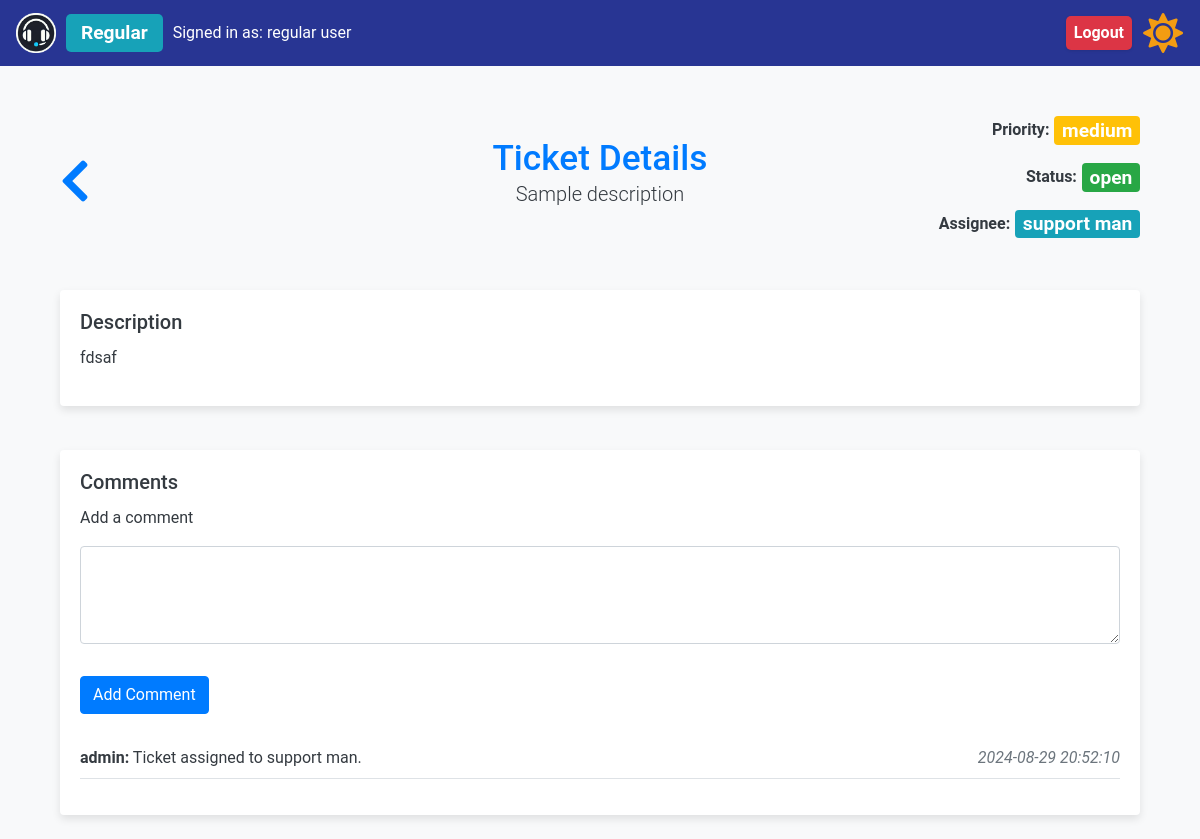
/ticket/5 (signed in), run on an earlier commit of the app's database.
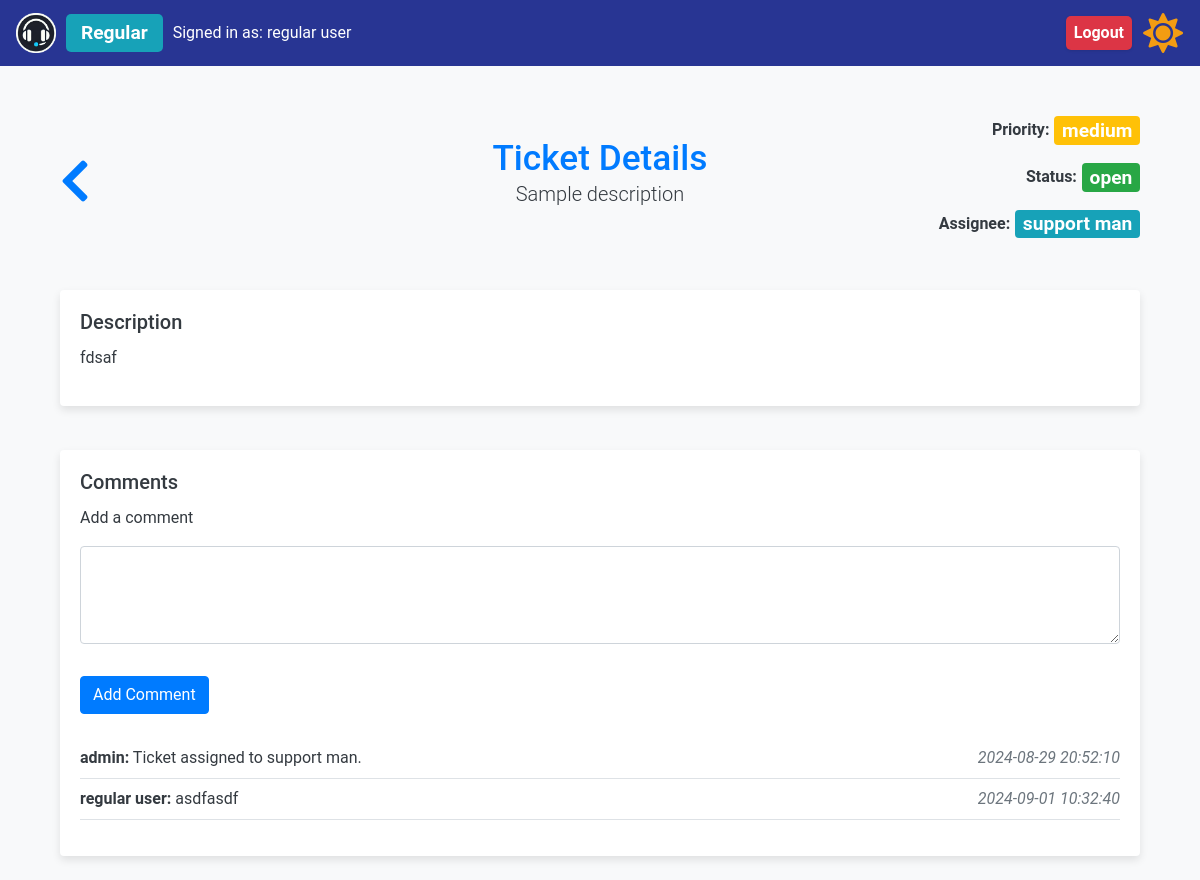
And on a later commit of the database.
### app/models.py (models this page shows)
class User(UserMixin, db.Model):
    id = db.Column(db.Integer, primary_key=True)
    name = db.Column(db.String(150), nullable=False)
    email = db.Column(db.String(150), unique=True, nullable=False)
    password = db.Column(db.String(150), nullable=False)
    role = db.Column(db.String(50), nullable=False)
    created_tickets = db.relationship(
        "Ticket",
        foreign_keys="Ticket.user_id",
        back_populates="creator",
        overlaps="assigned_tickets,comments"
    )
    assigned_tickets = db.relationship(
        "Ticket",
        foreign_keys="Ticket.assigned_to",
        back_populates="assignee",
        overlaps="created_tickets,comments"
    )
    user_comments = db.relationship(
        "Comment", back_populates="commenter", overlaps="commenter,comments"
    )

class Ticket(db.Model):
    id = db.Column(db.Integer, primary_key=True)
    title = db.Column(db.String(150), nullable=False)
    description = db.Column(db.Text, nullable=False)
    status = db.Column(db.String(50), nullable=False)
    priority = db.Column(db.String(50), nullable=False)
    created_at = db.Column(db.DateTime, default=datetime.utcnow)
    updated_at = db.Column(
        db.DateTime, default=datetime.utcnow, onupdate=datetime.utcnow
    )
    assigned_to = db.Column(db.Integer, db.ForeignKey("user.id"))
    user_id = db.Column(db.Integer, db.ForeignKey("user.id"))
    creator = db.relationship("User", foreign_keys=[user_id], back_populates="created_tickets", overlaps="assigned_tickets,comments")
    assignee = db.relationship("User", foreign_keys=[assigned_to], back_populates="assigned_tickets", overlaps="created_tickets,comments")
    ticket_comments = db.relationship("Comment", back_populates="ticket")

class Comment(db.Model):
    id = db.Column(db.Integer, primary_key=True)
    ticket_id = db.Column(db.Integer, db.ForeignKey("ticket.id"))
    user_id = db.Column(db.Integer, db.ForeignKey("user.id"))
    comment_text = db.Column(db.Text, nullable=False)
    created_at = db.Column(db.DateTime, default=datetime.utcnow)
    ticket = db.relationship("Ticket", back_populates="ticket_comments")
    commenter = db.relationship("User", back_populates="user_comments", overlaps="comments")

### app/routes.py (the view, shortened to what this page needs)
@bp.route("/ticket/<int:ticket_id>", methods=["GET", "POST"])
@login_required
def ticket_details(ticket_id):
    print(f"Loading ticket details for ticket ID: {ticket_id}")
    ticket = Ticket.query.get_or_404(ticket_id)
    comments = Comment.query.filter_by(ticket_id=ticket.id).all()
    users = User.query.all()  # Fetch all users for the assignee dropdown
    return render_template("ticket_details.html", ticket=ticket, comments=comments, users=users)

### app/__init__.py (called while the page is built)
def create_app(config=None):
    app = Flask(__name__, instance_relative_config=True)
    if config:
        app.config.from_object(config)
    else:
        app.config.from_pyfile("config.py")  # Default to development config
    db.init_app(app)
    login_manager.init_app(app)
    migrate.init_app(app, db)
    csrf.init_app(app)  # Initialize CSRF protection with the app
    from .models import User  # Ensure User model is correctly defined
    @login_manager.user_loader
    def load_user(user_id):
        return User.query.get(int(user_id))
    from .routes import bp  # Ensure bp is defined as a Blueprint in routes.py
    app.register_blueprint(bp)
    return app

### app/routes.py (called while the page is built)
@bp.context_processor
def inject_open_tickets_count():
    open_tickets_count = Ticket.query.filter(Ticket.status.in_(['open', 'in progress'])).count()
    if open_tickets_count > 10:
        badge_class = "badge-active-tickets-high"  # Red
    elif open_tickets_count > 5:
        badge_class = "badge-active-tickets-medium"  # Yellow
    elif open_tickets_count > 0:
        badge_class = "badge-active-tickets-low"  # Green
    else:
        badge_class = "badge-active-tickets-info"  # Blue or default color
    return {
        'open_tickets_count': open_tickets_count,
        'badge_class': badge_class
    }

### app/templates/ticket_details.html (shortened to what this page needs)
{% extends "base.html" %}
{% block content %}
<div class="container mt-5">
    <div class="row mb-4 align-items-center">
        <div class="col-md-2 text-start d-flex align-items-center">
            <a href="javascript:void(0)" onclick="goBack();">
                <i class="fas fa-chevron-left back-button-icon"></i>
            </a>
        </div>
        <div class="col-md-8 text-center d-flex flex-column align-items-center">
            <h2 class="text-primary mb-0">Ticket Details</h2>
            <p class="lead">Sample description</p>
        </div>
        <div class="col-md-2 text-end">
            <div class="status-priority-container">
                <div class="mb-2">
                    <p class="mb-0">
                        <span class="title-spacing"><strong>Priority:</strong></span>
                        <span class="badge text-white  {% if ticket.priority == 'high' %}bg-danger{% elif ticket.priority == 'medium' %}bg-warning{% else %}bg-info{% endif %}" id="priority-badge" >
                            {{ ticket.priority }} {% if current_user.role == 'admin' or current_user.role == 'manager' %}<i class="fas fa-edit ms-2"></i>{% endif %}
                        </span>
                                            </p>
                </div>
                <div class="mb-2">
                    <p class="mb-0">
                        <span class="title-spacing"><strong>Status: </strong></span>
                        <span class="badge text-white  {% if ticket.status == 'open' %}bg-success{% elif ticket.status == 'in-progress' %}bg-warning{% else %}bg-secondary{% endif %}" id="status-badge" >
                            {{ ticket.status }} {% if current_user.role == 'admin' or current_user.role == 'manager' %}<i class="fas fa-edit ms-2"></i>{% endif %}
                        </span>
                    </p>
                </div>
                <div class="mb-2">
                    <p class="mb-0">
                        <span class="title-spacing"><strong>Assignee: </strong></span>
                        <span class="badge text-white  bg-info" id="assignee-badge" >
                            {{ ticket.assignee.name }}
                        </span>
                    </p>
                </div>
                                            </div>
        </div>
    </div>
    <div class="row mb-4">
        <div class="col-md-12">
            <div class="card">
                <div class="card-body">
                    <h5 class="card-title">Description</h5>
                    <p>{{ ticket.description }}</p>
                </div>
            </div>
        </div>
    </div>
    <div class="row mb-4">
        <div class="col-md-12">
            <div class="card">
                <div class="card-body">
                    <h5 class="card-title">Comments</h5>
                    <form method="POST" class="mb-3">
                        <div class="form-group">
                            <label for="comment_text">Add a comment</label>
                            <textarea class="form-control" id="comment_text" name="comment_text" rows="3" required></textarea>
                        </div>
                        <button type="submit" class="btn btn-primary mt-2">Add Comment</button>
                    </form>
                    <ul class="list-unstyled mt-4">
                        {% for comment in comments %}
                        <li class="d-flex justify-content-between border-bottom py-2">
                            <div>
                                <strong>{{ comment.commenter.name }}:</strong> {{ comment.comment_text }}
                            </div>
                            <div class="text-muted">
                                <em>{{ comment.created_at.strftime('%Y-%m-%d %H:%M:%S') }}</em>
                            </div>
                        </li>
                        {% endfor %}
                    </ul>
                </div>
            </div>
        </div>
    </div>
</div>
{% endblock %}

### app/templates/base.html (shortened to what this page needs)
<!DOCTYPE html>
<html lang="en">
  <head>
    <link
      href="https://stackpath.bootstrapcdn.com/bootstrap/4.5.2/css/bootstrap.min.css"
      rel="stylesheet"
    />
    <link
      href="{{ url_for('static', filename='styles.css') }}"
      rel="stylesheet"
    />
    <link
      rel="stylesheet"
      href="https://cdnjs.cloudflare.com/ajax/libs/font-awesome/5.15.4/css/all.min.css"
    />
  </head>
  <body class="light-mode">
    <nav class="navbar navbar-expand-lg">
      <a class="navbar-brand" href="#">
        <img
          src="{{ url_for('static', filename='logo.png') }}"
          alt="Help Desk Logo"
          style="height: 40px"
        />
        {% if current_user.is_authenticated %}
        <div class="role-container">
          <span class="badge badge-role-{{ current_user.role}}"
            >{{ current_user.role.capitalize() }}</span
          >
          <span class="user-info">Signed in as: {{ current_user.name }}</span>
        </div>
        {% endif %}
      </a>
      <div class="collapse navbar-collapse" id="navbarNav">
        <ul class="navbar-nav ml-auto">
          {% if current_user.is_authenticated %}
          <li class="nav-item">
            <a class="nav-link logout-badge" href="{{ url_for('main.logout') }}"
              >Logout</a
            >
          </li>
          {% endif %}
          <li class="nav-item">
            <button id="theme-toggle-button" class="btn btn-link nav-link">
              <i id="theme-toggle-icon" class="fas fa-sun"></i>
            </button>
          </li>
        </ul>
      </div>
    </nav>
    <div class="container">{% block content %} {% endblock %}</div>
  </body>
</html>

### app/static/styles.css (style rules this page uses)
body { font-family: "Roboto", sans-serif; background-color: #f8f9fa; margin: 0; color: #343a40; }
.container { margin-top: 50px; }
h2 { color: #007bff; }
.card { border: none; margin-top: 20px; box-shadow: 0 4px 8px rgba(0, 0, 0, 0.1); }
.btn-primary, .btn-secondary, .btn-success, .btn-warning { margin-right: 10px; }
.btn-primary { background-color: #007bff; border-color: #007bff; }
.badge { font-size: 1.2em; }
.text-primary { color: #007bff !important; font-size: 2.2em; }
.list-unstyled { margin-top: 20px; }
.list-unstyled li { border-bottom: 1px solid #e9ecef; padding: 10px 0; }
.list-unstyled li:last-child { border-bottom: none; }
.navbar { background-color: #283593; }
.navbar .navbar-brand, .navbar .nav-link { color: #ffffff; }
.navbar-brand { display: flex; align-items: center; }
.form-group { margin-bottom: 1rem; }
.back-button-icon { font-size: 48px; color: #007bff; }
#theme-toggle-button { font-size: 1.5rem; cursor: pointer; height: 40px; display: flex; align-items: center; justify-content: center; padding: 0; margin: 0; margin-left: 10px; }
#theme-toggle-button .fas { transition: color 0.3s ease; font-size: 40px; line-height: 40px; }
body.light-mode #theme-toggle-icon { color: #f39c12; }
.status-priority-container { display: flex; flex-direction: column; align-items: flex-end; gap: 10px; width: 100%; }
.status-priority-container p { display: flex; align-items: center; justify-content: flex-end; }
.logout-badge { cursor: pointer; transition: transform 0.2s, box-shadow 0.2s; display: inline-flex; align-items: center; padding: 5px 10px; border-radius: 5px; box-shadow: 0 1px 3px rgba(0, 0, 0, 0.1); white-space: nowrap; justify-content: space-between; color: #fff; background-color: #dc3545; text-decoration: none; margin-left: auto; font-weight: bold; }
.navbar-nav { display: flex; align-items: center; }
.role-container { display: flex; align-items: center; }
.user-info { color: white; font-size: 1rem; font-weight: 400; }
.role-container .badge { display: inline-block; }
.badge-role-admin, .badge-role-support, .badge-role-regular { padding: 0 15px; border-radius: 5px; font-weight: bold; font-size: 1.2rem; margin-right: 10px; margin-left: 10px; height: 38px; display: flex; align-items: center; justify-content: center; line-height: 38px; text-align: center; }
.badge-role-regular { background-color: #17a2b8; }
.form-group { margin-bottom: 1.5rem; }
.form-control { width: 100%; padding: 0.75rem; margin-top: 0.5rem; border-radius: 4px; border: 1px solid #ced4da; }
.title-spacing { margin-right: 5px; }

What changed in the data, as far as the page shows it:
added Comment: commenter.name "regular user", comment_text "asdfasdf", created_at "2024-09-01 10:32:40"
